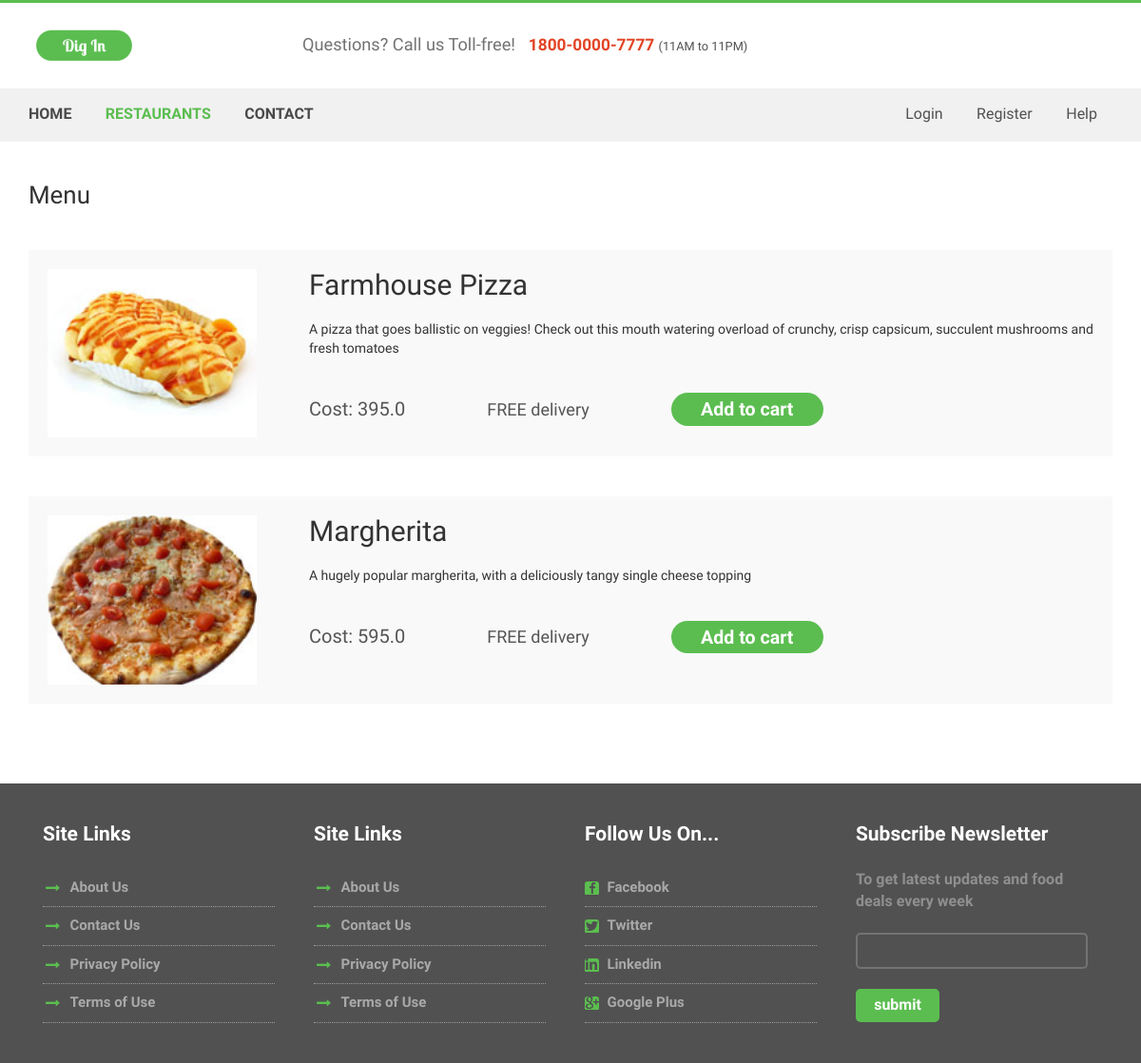
The app's page /menu?restaurant_id=1 with its own data.
### tables this page shows
CREATE TABLE "product" (
	`id`	INTEGER NOT NULL PRIMARY KEY AUTOINCREMENT UNIQUE,
	`name`	TEXT NOT NULL,
	`description`	TEXT NOT NULL,
	`price`	REAL NOT NULL,
	`type`	TEXT,
	`picture`	TEXT,
	`restaurant_id`	INTEGER,
	FOREIGN KEY(`restaurant_id`) REFERENCES `restaurant`(`id`) ON DELETE SET NULL
);

### routes.py (the view)
@app.route('/menu', methods=['GET', 'POST'])
def menu():
    if 'username' in session:
        logged_in = True
    else:
        logged_in = False
    restaurant_id = request.args.get('restaurant_id')
    menu = dbHandler.get_menu(restaurant_id)
    return render_template('menu.html',menu=menu,logged_in=logged_in)

### models.py (called while the page is built)
def get_menu(restaurant_id):
    con = sql.connect("digin.db")
    con.row_factory = sql.Row
    t=(restaurant_id,)
    sqlQuery = "select * from product where restaurant_id= ?"
    cur = con.cursor()
    cur.execute(sqlQuery,t)
    rows = cur.fetchall()
    return  rows

### templates/menu.html (shortened to what this page needs)
<!DOCTYPE html>
<html>
<head>
<link href="../static/css/bootstrap.css" rel='stylesheet' type='text/css' />
<link href="../static/css/style.css" rel="stylesheet" type="text/css" media="all" />
<link href="../static/css/animate.css" rel='stylesheet' type='text/css' />
</head>
<body>
	<div class="header">
		<div class="container">
			<div class="top-header">
				<div class="logo">
					<a href="{{ url_for('index') }}"><img src="../static/images/logo.png" class="img-responsive" alt="" /></a>
				</div>
				<div class="queries">
					<p>Questions? Call us Toll-free!<span>1800-0000-7777 </span><label>(11AM to 11PM)</label></p>
				</div>
				<div class="clearfix"></div>
			</div>
		</div>
			<div class="menu-bar">
			<div class="container">
				<div class="top-menu">
					<ul>
						<li><a href="{{ url_for('index') }}">Home </a></li>
						<li class="active"><a href="{{ url_for('restaurants') }}">Restaurants</a></li>
						<li><a href="{{ url_for('contact') }}">contact</a></li>
					</ul>
				</div>
				<div class="login-section">
					<ul>
						{% if not logged_in %}
						<li><a href="{{ url_for('login') }}">Login</a>  </li>
						<li><a href="{{ url_for('register') }}">Register</a> </li>
						{% endif %}
						<li><a href="#">Help</a></li>
					</ul>
				</div>
				<div class="clearfix"></div>
			</div>
		</div>
				</div>
<div class="cart-items">
	<div class="container">
			 <h1>Menu</h1>
			 {% for item in menu %}
			 <div class="cart-header">
				 <div class="cart-sec simpleCart_shelfItem">
						<div class="cart-item cyc">
							 <img src={{url_for('static', filename=item[5])}} class="img-responsive" alt="">
						</div>
					   <div class="cart-item-info">
						<h2>{{item[1]}}</h2><br/><p>{{item[2]}}</p>
						<br><br>
						<form id="{{item[0]}}" action="/add_to_cart" method="post">
						<ul class="qty">
							<li><p style="font-size:20px">Cost: {{item[3]}}</p></li>
 						<li><p style="font-size:18px">FREE delivery</p></li>
							<li><a class="morebtn hvr-rectangle-in" href="#" onclick='document.getElementById("{{item[0]}}").submit();'>Add to cart</a></li>
						</ul>
						</form>
					   </div>
					   <div class="clearfix"></div>
				  </div>
			 </div>
			 {% endfor %}
		 </div>
		 </div>
	<div class="contact-section" id="contact">
			<div class="container">
				<div class="contact-section-grids">
					<div class="col-md-3 contact-section-grid wow fadeInLeft" data-wow-delay="0.4 s">
						<h4>Site Links</h4>
						<ul>
							<li><i class="point"></i></li>
							<li class="data"><a href="#">About Us</a></li>
						</ul>
						<ul>
							<li><i class="point"></i></li>
							<li class="data"><a href="#">Contact Us</a></li>
						</ul>
						<ul>
							<li><i class="point"></i></li>
							<li class="data"><a href="#">Privacy Policy</a></li>
						</ul>
						<ul>
							<li><i class="point"></i></li>
							<li class="data"><a href="#">Terms of Use</a></li>
						</ul>
					</div>
					<div class="col-md-3 contact-section-grid wow fadeInLeft" data-wow-delay="0.4s">
						<h4>Site Links</h4>
						<ul>
							<li><i class="point"></i></li>
							<li class="data"><a href="#">About Us</a></li>
						</ul>
						<ul>
							<li><i class="point"></i></li>
							<li class="data"><a href="#">Contact Us</a></li>
						</ul>
						<ul>
							<li><i class="point"></i></li>
							<li class="data"><a href="#">Privacy Policy</a></li>
						</ul>
						<ul>
							<li><i class="point"></i></li>
							<li class="data"><a href="#">Terms of Use</a></li>
						</ul>
					</div>
					<div class="col-md-3 contact-section-grid wow fadeInRight" data-wow-delay="0.4s">
						<h4>Follow Us On...</h4>
						<ul>
							<li><i class="fb"></i></li>
							<li class="data"> <a href="#">  Facebook</a></li>
						</ul>
						<ul>
							<li><i class="tw"></i></li>
							<li class="data"> <a href="#">Twitter</a></li>
						</ul>
						<ul>
							<li><i class="in"></i></li>
							<li class="data"><a href="#"> Linkedin</a></li>
						</ul>
						<ul>
							<li><i class="gp"></i></li>
							<li class="data"><a href="#">Google Plus</a></li>
						</ul>
					</div>
					<div class="col-md-3 contact-section-grid nth-grid wow fadeInRight" data-wow-delay="0.4s">
						<h4>Subscribe Newsletter</h4>
						<p>To get latest updates and food deals every week</p>
						<input type="text" class="text" value="" onfocus="this.value = '';" onblur="if (this.value == '') {this.value = '';}">
						<input type="submit" value="submit">
						</div>
					<div class="clearfix"></div>
				</div>
			</div>
		</div>
</body>
</html>

### static/css/style.css (style rules this page uses)
body { padding:0; margin:0; font-family: 'Source Sans Pro', sans-serif; }
body a { transition:0.5s all; -webkit-transition:0.5s all; -moz-transition:0.5s all; -o-transition:0.5s all; -ms-transition:0.5s all; }
input[type="button"],input[type="submit"] { transition:0.5s all; -webkit-transition:0.5s all; -moz-transition:0.5s all; -o-transition:0.5s all; -ms-transition:0.5s all; }
h1,h2,h3,h4,h5,h6 { margin:0; }
p { margin:0; }
ul { margin:0; padding:0; }
label { margin:0; }
.header { border-top: 3px solid #5BBD50; }
.top-header { padding:2em 0; }
.logo { float:left; }
.queries { float:left; margin-left:15%; }
.queries p { color:#727272; font-size:1.3em; font-weight:300; margin-top: 3px; }
.queries p span { color:#E24425; margin-left:0.8em; font-weight:700; font-size:0.95em; }
.queries p label { font-size:0.7em; color:#515151; font-weight:500; }
.top-menu { float:left; color:#D9D9D9; }
.login-section { float:right; color:#D9D9D9; }
.top-menu ul li { display:inline-block; margin: 0 16px; }
.top-menu ul li:first-child { margin-left: 0; }
.top-menu ul li a { text-decoration:none; margin:0.5em 0; display:block; color: #494949; font-size:16px; font-weight:700; text-transform:uppercase; }
.top-menu ul li.active a { color:#5BBD50; }
.login-section ul li { display:inline-block; margin: 0 16px; }
.login-section ul li a { margin:0.5em 0; display:block; color: #515151; font-size:16px; font-weight:500; }
.menu-bar { background:#F1F1F1; padding:0.6em 0; }
.nth-grid { margin-right:0; }
.contact-section { padding:3em 0; background:#515151; }
.contact-section-grid h4 { color:#FFFFFF; font-size:1.5em; font-weight:700; font-family: 'Lobster Two', cursive; margin-bottom:1.2em; }
.contact-section-grid ul li { display:inline-block; }
.contact-section-grid ul { border-bottom:1px dotted #9D9D9D; }
.contact-section-grid ul li i.point { width:20px; height:15px; background: url("../images/img-sprite.png") no-repeat -260px -46px; display: inline-block; vertical-align: middle; margin-right:5px; }
.contact-section-grid ul li i.fb { width:15px; height:15px; background: url("../images/img-sprite.png") no-repeat -280px -46px; display: inline-block; vertical-align: middle; margin-right:5px; border-radius: 3px; }
.contact-section-grid ul li i.tw { width:15px; height:15px; background: url("../images/img-sprite.png") no-repeat -295px -46px; display: inline-block; vertical-align: middle; margin-right:5px; border-radius: 3px; }
.contact-section-grid ul li i.in { width:15px; height:15px; background: url("../images/img-sprite.png") no-repeat -310px -46px; display: inline-block; vertical-align: middle; margin-right:5px; border-radius: 3px; }
.contact-section-grid ul li i.gp { width:15px; height:15px; background: url("../images/img-sprite.png") no-repeat -325px -46px; display: inline-block; vertical-align: middle; margin-right:5px; border-radius: 3px; }
.contact-section-grid ul li.data { color:#A9A9A9; font-weight:600; font-size:15px; margin:0.6em 0; }
.contact-section-grid ul li a { color:#A9A9A9; }
.contact-section-grid { width: 24%; margin-right: 1%; }
.contact-section-grid p { color:#8F8F8F; font-weight:600; font-size:16px; }
.contact-section-grid input.text { border: 2px solid #737373; outline: none; border-radius: 5px; background:#515151; padding:0.5em; width:100%; margin:1.5em 0; color:#fff; }
.contact-section-grid input[type="submit"] { outline: none; border:none; background:#5BBD50; color:#fff; font-size:16px; font-weight:700; padding:0.4em 1.2em; border-radius:5px; }
.cart-items { padding: 3em 0; }
.cart-items h1 { font-size: 1.85em; margin-bottom:1.7em; }
.cart-item { width: 20%; float: left; margin-right: 5%; }
.cart-item img { width: 100%; }
.cart-item-info { width: 75%; float: left; }
ul.qty { padding: 0; margin: 0; list-style: none; }
ul.qty li { display: inline-block; margin-right: 10%; }
ul.qty li p { font-size: 0.8125em; color: #555; }
.cart-sec { margin-bottom: 3em; background-color: #F9F9F9; padding: 20px; }
.cart-header,.cart-header2,.cart-header3 { position: relative; }
a.morebtn { border: none; outline: none; padding: 0.3em 1.6em; color: #fff; background: #5BBD50; font-size: 1.4em; font-weight: 700; font-family: 'Lobster Two', cursive; border-radius: 20px; -webkit-border-radius: 20px; -moz-border-radius: 20px; -o-border-radius: 20px; text-decoration:none; }

### records on screen
product: picture (picture), name "Farmhouse Pizza", description "A pizza that goes ballistic on veggies! Check out this mouth watering overload of crunchy, crisp capsicum, succulent mushrooms and fresh tomatoes", price "395.0"
product: picture (picture), name "Margherita", description "A hugely popular margherita, with a deliciously tangy single cheese topping", price "595.0"
